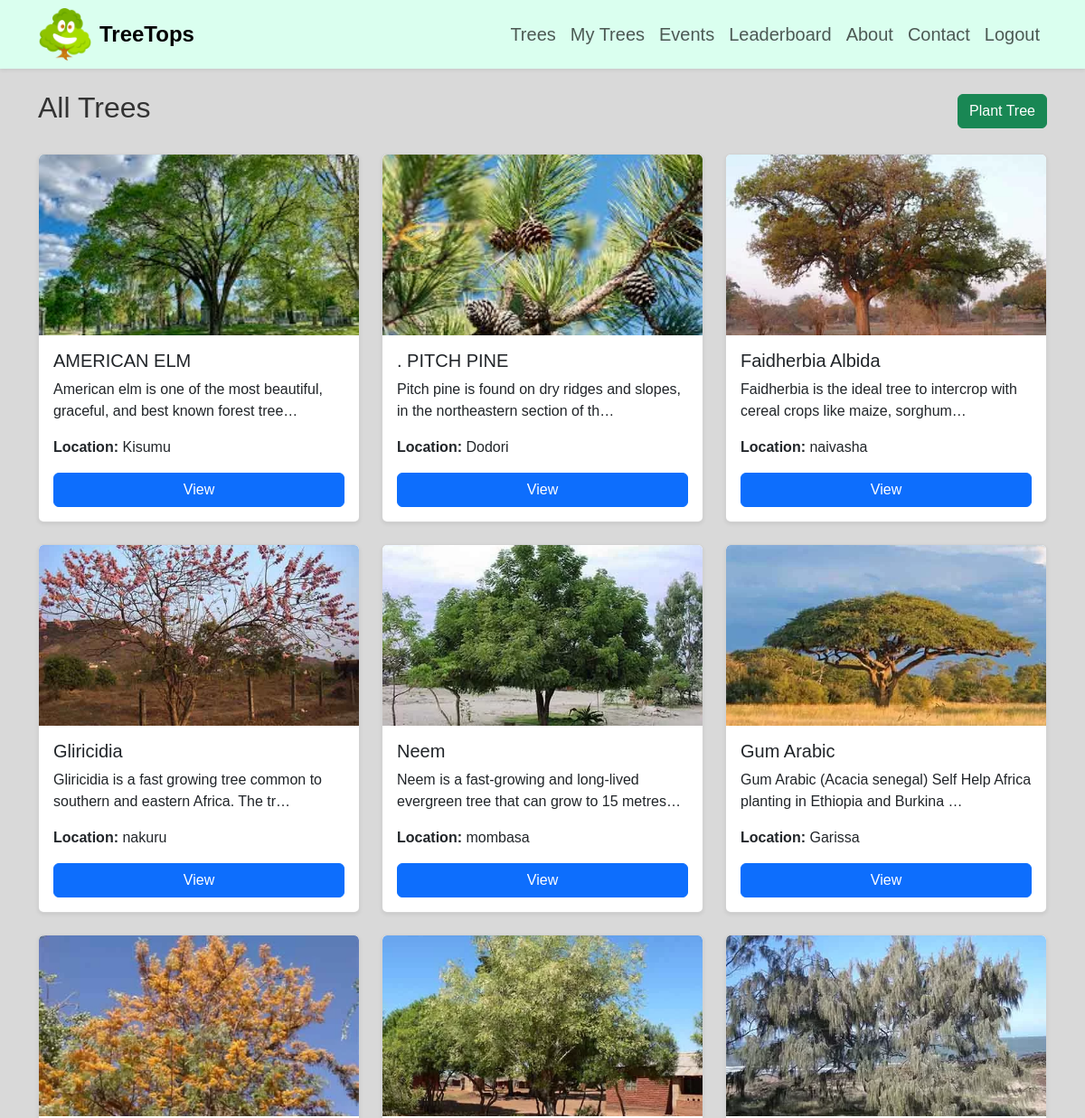
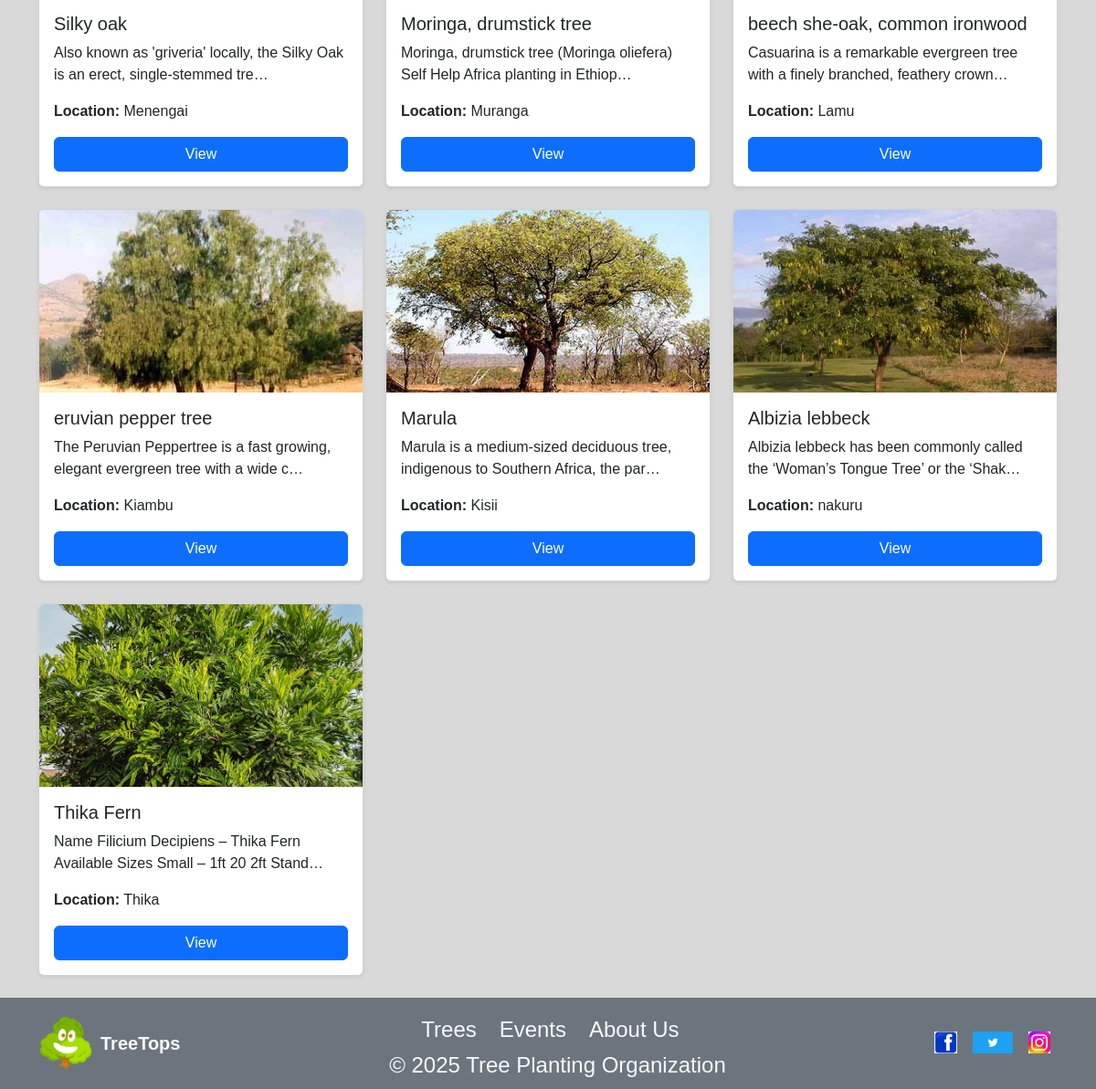
Screenshot of /trees (signed in) with the database file from the repository (2 pictures, top to bottom).
### trees/models.py (models this page shows, shortened)
class Tree(models.Model):
    name = models.CharField(max_length=200)
    second_name = models.CharField(max_length=100, null=True, blank=True)
    description = models.TextField()
    image = models.ImageField(upload_to='trees/', default='images/logo.png')
    location = models.CharField(max_length=200)
    price = models.DecimalField(max_digits=10, decimal_places=2, null=True, blank=True)
    owner = models.ForeignKey(User, on_delete=models.CASCADE)
    date_added = models.DateTimeField(auto_now_add=True)

### trees/views.py (the view)
# urls.py: path('trees', views.tree_list, name='tree_list'),
def tree_list(request):
    trees = Tree.objects.all()
    context = {'trees': trees}
    return render(request, 'tree_app/tree_list.html', context)

### trees/templates/tree_app/tree_list.html (shortened to what this page needs)
{% extends 'home.html' %}
{% load static %}
{% block content %}
<div class="container my-4">
<div class="d-flex justify-content-between align-items-center mb-4 ">
    <h2>All Trees</h2>
    {% if user.is_authenticated %}
        <a href="{% url 'add_tree' %}" class="btn btn-success ">Plant Tree</a>
    {% endif %}
</div>
    <div class="row g-4">
        {% for tree in trees %}
        <div class="col-12 col-md-6 col-lg-4 d-flex">
            <div class="card w-100 h-100 shadow-sm rounded overflow-hidden d-flex flex-column">
                {% if tree.image %}
                <img src="{{ tree.image.url }}" class="card-img-top" alt="{{ tree.name }}" style="height:200px; object-fit:cover;">
                {% else %}
                <img src="{% static 'images/default_tree.jpg' %}" class="card-img-top" alt="No Image" style="height:200px; object-fit:cover;">
                {% endif %}
                <div class="card-body d-flex flex-column">
                    <h5 class="card-title">{{ tree.name }}</h5>
                    <p class="card-text flex-grow-1">{{ tree.description|truncatechars:80 }}</p>
                    <p><strong>Location:</strong> {{ tree.location }}</p>
                    <a href="{% url 'tree_detail' tree.id %}" class="btn btn-primary mt-auto">View</a>
                </div>
            </div>
        </div>
        {% empty %}
        <p class="text-center text-muted">No trees available yet.</p>
        {% endfor %}
    </div>
</div>
{% endblock %}

### static/css/style.css (style rules this page uses)
body { font-family: Poppins, 'Arial', sans-serif; background-color: #d9d9d9; color: #333; }
:root { --gen:DAFFEF }
a { text-decoration: none; }
html { scroll-behavior: smooth; }

### rows the page displays
Tree: image (picture), name "AMERICAN ELM", description "American elm is one of the most beautiful, graceful, and best known forest tree…", location "Kisumu"
Tree: image (picture), name ". PITCH PINE", description "Pitch pine is found on dry ridges and slopes, in the northeastern section of th…", location "Dodori"
Tree: image (picture), name "Faidherbia Albida", description "Faidherbia is the ideal tree to intercrop with cereal crops like maize, sorghum…", location "naivasha"
Tree: image (picture), name "Gliricidia", description "Gliricidia is a fast growing tree common to southern and eastern Africa. The tr…", location "nakuru"
Tree: image (picture), name "Neem", description "Neem is a fast-growing and long-lived evergreen tree that can grow to 15 metres…", location "mombasa"
Tree: image (picture), name "Gum Arabic", description "Gum Arabic (Acacia senegal) Self Help Africa planting in Ethiopia and Burkina …", location "Garissa"
Tree: image (picture), name "Silky oak", description "Also known as 'griveria' locally, the Silky Oak is an erect, single-stemmed tre…", location "Menengai"
Tree: image (picture), name "Moringa, drumstick tree", description "Moringa, drumstick tree (Moringa oliefera) Self Help Africa planting in Ethiop…", location "Muranga"
Tree: image (picture), name "beech she-oak, common ironwood", description "Casuarina is a remarkable evergreen tree with a finely branched, feathery crown…", location "Lamu"
Tree: image (picture), name "eruvian pepper tree", description "The Peruvian Peppertree is a fast growing, elegant evergreen tree with a wide c…", location "Kiambu"
Tree: image (picture), name "Marula", description "Marula is a medium-sized deciduous tree, indigenous to Southern Africa, the par…", location "Kisii"
Tree: image (picture), name "Albizia lebbeck", description "Albizia lebbeck has been commonly called the ‘Woman’s Tongue Tree’ or the ‘Shak…", location "nakuru"
Tree: image (picture), name "Thika Fern", description "Name Filicium Decipiens – Thika Fern Available Sizes Small – 1ft 20 2ft Stand…", location "Thika"
